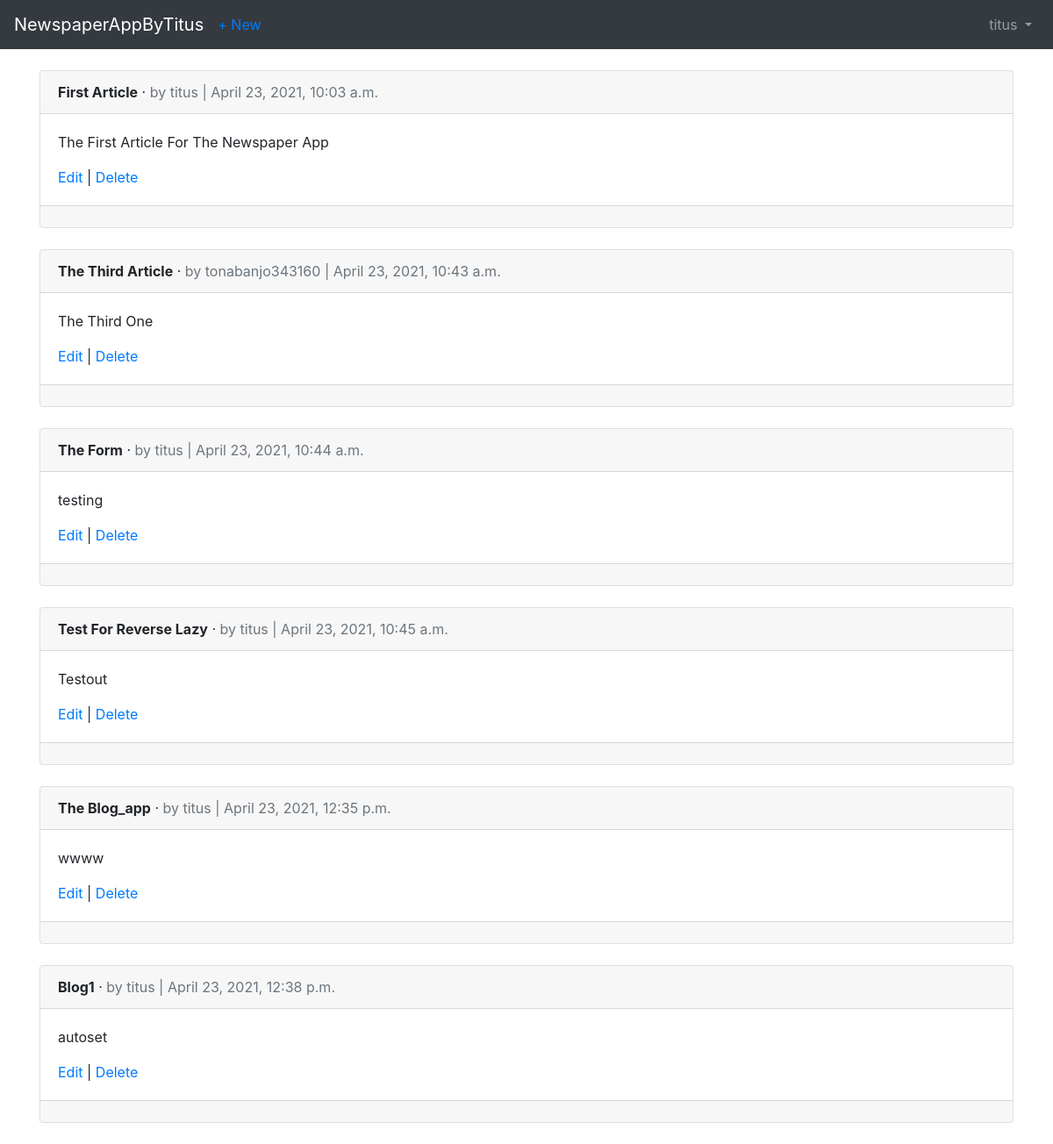
The page /articles/ (signed in) on the database its author committed.
### users/models.py (models this page shows)
class CustomUser(AbstractUser):
    age = models.PositiveIntegerField(null=True, blank=True)

### articles/models.py (models this page shows, shortened)
class Article(models.Model):
    title = models.CharField(max_length=255)
    body = models.TextField()
    date = models.DateTimeField(auto_now_add=True)
    author = models.ForeignKey(
        get_user_model(),
        on_delete=models.CASCADE,
    )

### articles/views.py (the view)
# urls.py: path('', ArticleListView.as_view(), name='article_list'),
class ArticleListView(LoginRequiredMixin, ListView):
    model = Article
    template_name = 'article_list.html'
    login_url = 'login'

### templates/article_list.html (shortened to what this page needs)
<!DOCTYPE html>
<html lang="en">
<head>
</head>
<body>
{% extends 'base.html' %}
{% block content %}
{% for article in object_list %}
<div class="card">
<div class="card-header">
<span class="font-weight-bold">{{ article.title }}</span> &middot;
<span class="text-muted">by {{ article.author }} |
{{ article.date }}</span>
</div>
<div class="card-body">
<p>{{ article.body }}</p>
<a href="{% url 'article_edit' article.pk %}">Edit</a> |
<a href="{% url 'article_delete' article.pk %}">Delete</a>
</div>
<div class="card-footer">
</div>
</div>
<br />
{% endfor %}
{% endblock content %}

### templates/base.html (shortened to what this page needs)
<!doctype html>
<html lang="en">
  <head>
    <link rel="stylesheet" href="https://stackpath.bootstrapcdn.com/bootstrap/4.3.1/css/bootstrap.min.css">
  </head>
  <body>
   <nav class="navbar navbar-expand-md navbar-dark bg-dark mb-4">
        <a class="navbar-brand" href="{% url 'home' %}">NewspaperAppByTitus</a>
       <div class="collapse navbar-collapse" id="navbarCollapse">
            <div class="collapse navbar-collapse" id="navbarCollapse">
                {% if user.is_authenticated %}
                      <ul class="navbar-nav mr-auto">
            <li class="nav-item"><a href="{% url 'article_new' %}">+ New</a></li>
            </ul>
                <ul class="navbar-nav ml-auto">
                <li class="nav-item">
                <a class="nav-link dropdown-toggle" href="#" id="userMenu" data-toggle="dropdown" aria-haspopup="true" aria-expanded="false">
                        {{ user.username }}
                </a>
            </li>
            </ul>
                {% else %}
            <form class="form-inline ml-auto">
                <a href="{% url 'login' %}" class="btn btn-outline-secondary">Log In</a>
                <a href="{% url 'signup' %}" class="btn btn-primary ml-2">Sign up</a>
            </form>
            {% endif %}</div>
       </div>
   </nav>
        <div class="container">
            {% block content %}
            {% endblock content %}
        </div>
  </body>
</html>

### rows shown on the page
CustomUser: username "titus"
Article: title "First Article", author "titus", date "April 23, 2021, 10:03 a.m.", body "The First Article For The Newspaper App"
Article: title "The Third Article", author "tonabanjo343160", date "April 23, 2021, 10:43 a.m.", body "The Third One"
Article: title "The Form", author "titus", date "April 23, 2021, 10:44 a.m.", body "testing"
Article: title "Test For Reverse Lazy", author "titus", date "April 23, 2021, 10:45 a.m.", body "Testout"
Article: title "The Blog_app", author "titus", date "April 23, 2021, 12:35 p.m.", body "wwww"
Article: title "Blog1", author "titus", date "April 23, 2021, 12:38 p.m.", body "autoset"
